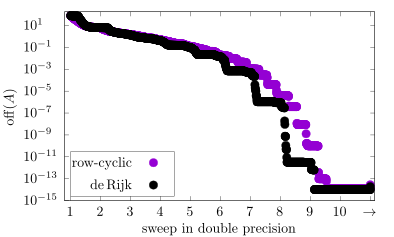

Generate this figure with gnuplot:
# max 140 (W) x 195 (H) mm
set term cairolatex pdf standalone header "\\usepackage{amsmath,amsfonts}" color font ", 10" size 10cm,6cm
set output "d128off.tex"
set key bottom left vertical spacing 2 box

set logscale y

set xrange [-1700:82500]
set xtics ("1" 1, "2" 8129, "3" 16257, "4" 24385, "5" 32513, "6" 40641, "7" 48769, "8" 56897, "9" 65025, "10" 73153, "$\\rightarrow$" 81281)
set xlabel "sweep in double precision"

set yrange [1e-15:1.75e2]
set ylabel "$\\mathop{\\mathrm{off}}(A)$"
set ytics ("$10^{-15}$" 1e-15, "$10^{-13}$" 1e-13, "$10^{-11}$" 1e-11, "$10^{-9\\hphantom{0}}$" 1e-9, "$10^{-7\\hphantom{0}}$" 1e-7, "$10^{-5\\hphantom{0}}$" 1e-5, "$10^{-3\\hphantom{0}}$" 1e-3, "$10^{-1\\hphantom{0}}$" 1e-1, "$10^{1\\hphantom{-0}}$" 1e1)

set datafile columnheaders
plot "128rc.csv" using 1:3 with points title "row-cyclic" pointtype 7 linetype 1, \
     "128dR.csv" using 1:3 with points title "de\\,Rijk" pointtype 7 linetype -1
